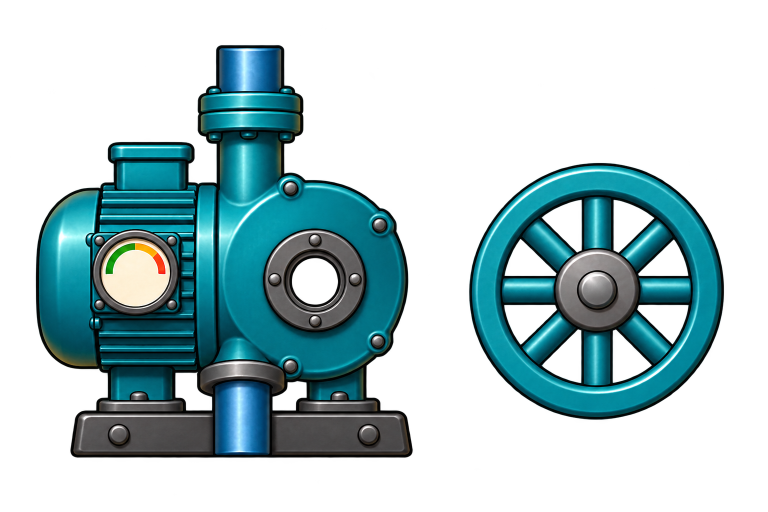
#> input picture art_src/rooms/sheets/anim_pump.png, 1536 x 1024 px (shown at 1/2 size)
$ python cut_anim.py
#> lines starting #> are read from the running program, lines starting #| are printed output that depends on the picture
## Движущиеся детали комнат (листы ChatGPT в art_src/rooms/sheets/anim_*.png, правило анимации): режет на детали в
## assets/furniture/anim/, приводит к 128 px на метр (как вся мебель), а топки печей, окно газового
## двигателя и нутро вентилятора делает прозрачными — за ними игра рисует огонь и лопасти.
## Печатает таблицу осей и топок для structure_layer.gd (ANIM).
##   python3 art_src/rooms/cut_anim.py
import os
import numpy as np
from PIL import Image
from scipy import ndimage

HERE = os.path.dirname(os.path.abspath(__file__))
SRC = os.path.join(HERE, 'sheets')
OUT = os.path.join(HERE, '..', '..', 'assets', 'furniture', 'anim')
PX = 128

SHEETS = {
    'pump': 'anim_pump.png',
    'flame': 'anim_flames.png',
    'gas': 'anim_gas_generator.png',
    'gauge': 'anim_gauge.png',
    'vent': 'anim_vent.png',
    'coal': 'anim_coal_generator.png',
    'stoves': 'anim_stoves.png',
}
## Деталь: лист, рамка на листе, ширина в метрах (None — своя: огонь), ось (на листе), топка/окно
## (рамка тёмного места на листе — станет прозрачным), круг нутра (центр, радиус — тёмное внутри
## станет прозрачным).
PARTS = {
    'pump_body': ['pump', (68, 87, 829, 919), 1.2, (619, 554)],
    'pump_wheel': ['pump', (935, 322, 1451, 843), 1.2 * 516 / 761 * 0.7, None],
    'flame_orange': ['flame', (163, 221, 670, 762), None, None],
    'flame_blue': ['flame', (853, 223, 1367, 762), None, None],
    'gas_body': ['gas', (164, 45, 857, 439), 1.3, (658, 233), (321, 202, 458, 324)],
    'gas_dynamo': ['gas', (982, 73, 1321, 438), 0.62, None],
    'gas_flywheel': ['gas', (77, 534, 481, 947), 0.8, None],
    'gas_pulley': ['gas', (558, 637, 761, 844), 0.32, None],
    'gas_belt': ['gas', (832, 717, 1462, 768), 1.0, None],
    'gauge_dial': ['gauge', (182, 235, 723, 790), 0.35, (452, 512)],
    'gauge_needle': ['gauge', (1112, 403, 1260, 550), 0.35 * 148 / 541, (1136, 526)],
    'vent_housing': ['vent', (48, 164, 915, 828), 1.6, (381, 486), None, ((381, 486), 250)],
    'vent_blades': ['vent', (932, 215, 1475, 764), 1.6 * 543 / 867, None],
    'coal_body': ['coal', (229, 15, 626, 477), 0.9, (545, 380), (311, 292, 436, 405)],
    'coal_dynamo': ['coal', (943, 133, 1300, 472), 0.7, None],
    'coal_flywheel': ['coal', (78, 567, 472, 969), 0.8, None],
    'coal_pulley': ['coal', (623, 667, 829, 874), 0.32, None],
    'coal_belt': ['coal', (966, 750, 1460, 787), 1.0, None],
    'stove_stone': ['stoves', (93, 98, 450, 450), 1.0, None, (178, 203, 364, 354)],
    'stove_brick': ['stoves', (572, 98, 933, 451), 1.0, None, (661, 205, 845, 352)],
    'stove_kiln': ['stoves', (1039, 24, 1456, 506), 1.2, None, (1176, 358, 1319, 455)],
    'stove_forge': ['stoves', (135, 540, 727, 1001), 1.4, None, (441, 764, 609, 883)],
    'stove_boiler': ['stoves', (939, 556, 1219, 986), 0.95, None, (1015, 804, 1140, 914)],
}


def lum(a):
    return a[..., 0] * 0.3 + a[..., 1] * 0.59 + a[..., 2] * 0.11


if __name__ == '__main__':
    os.makedirs(OUT, exist_ok=True)
    sheets = {k: np.asarray(Image.open(os.path.join(SRC, v)).convert('RGBA')).copy() for k, v in SHEETS.items()}
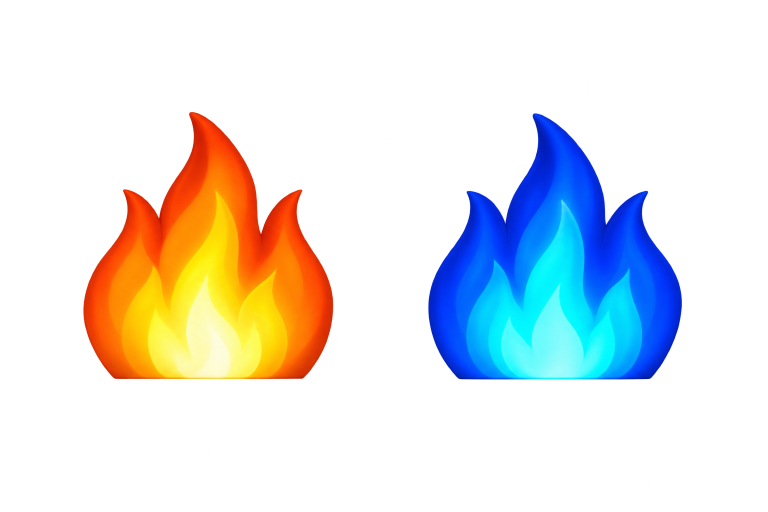
#> input picture art_src/rooms/sheets/anim_flames.png, 1536 x 1024 px (shown at 1/2 size)
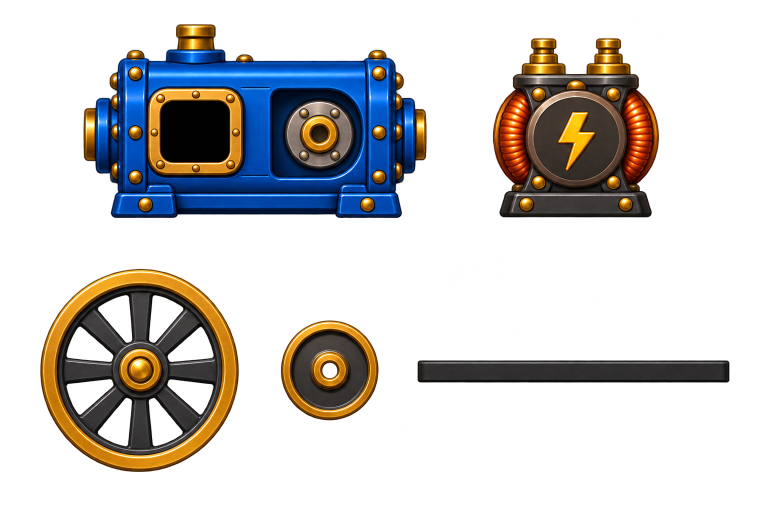
#> input picture art_src/rooms/sheets/anim_gas_generator.png, 1536 x 1024 px (shown at 1/2 size)
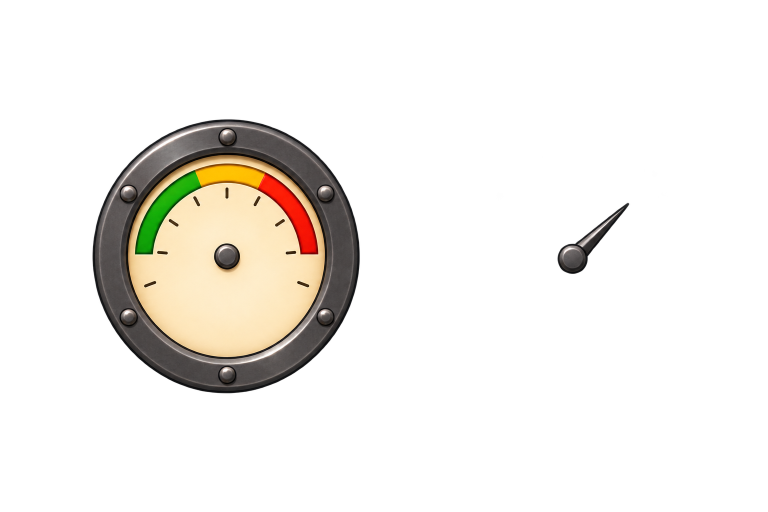
#> input picture art_src/rooms/sheets/anim_gauge.png, 1536 x 1024 px (shown at 1/2 size)
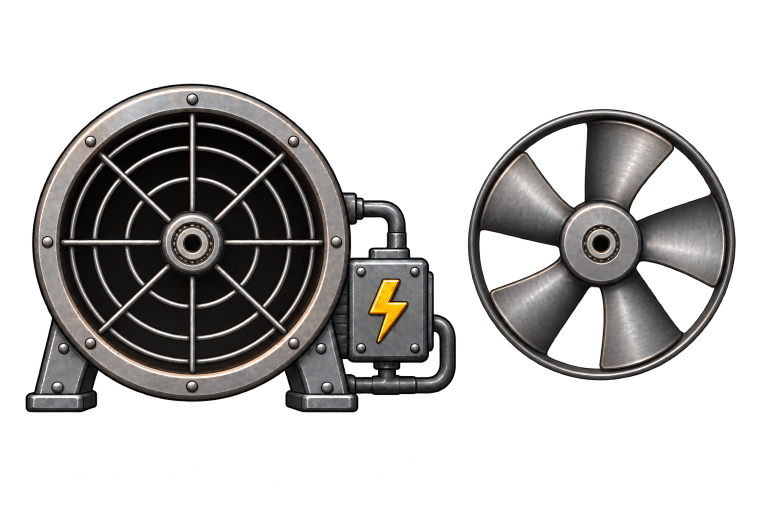
#> input picture art_src/rooms/sheets/anim_vent.png, 1536 x 1024 px (shown at 1/2 size)
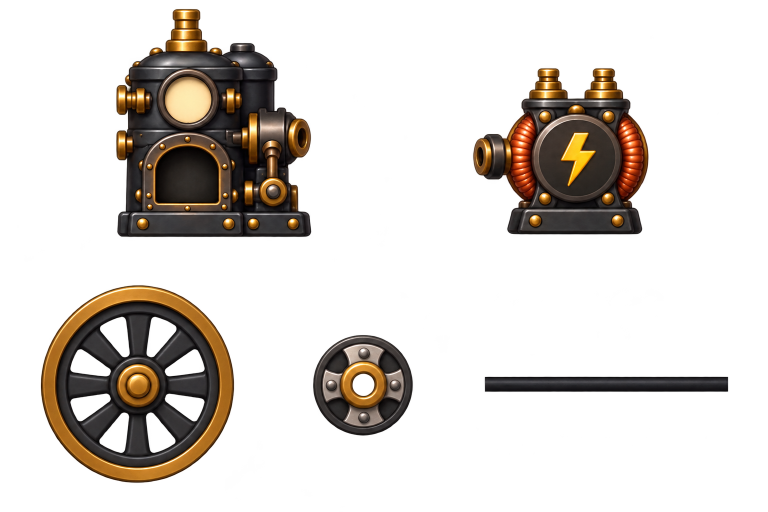
#> input picture art_src/rooms/sheets/anim_coal_generator.png, 1536 x 1024 px (shown at 1/2 size)
#> (the run stopped early here; a loop or call above may not have finished)
